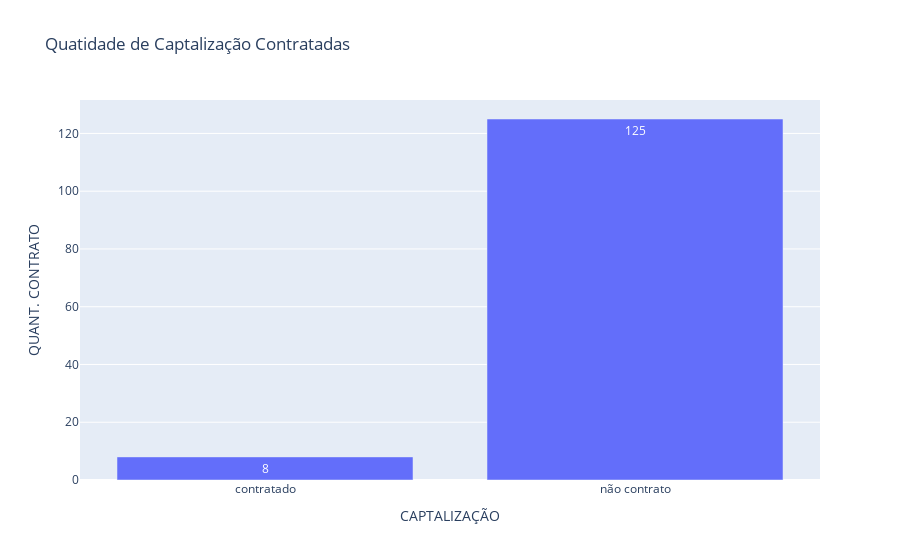

Source (notebook cell):
### Code cell
fig = px.bar(quant_cap, x='CAPTALIZAÇÃO', y='QUANT. CONTRATO',
            title='Quatidade de Captalização Contratadas')

# adicionando valores em cima da barra
fig.update_traces(text=quant_cap['QUANT. CONTRATO'], textposition='auto')

fig.show()

### Figure 1 — Plotly figure (JSON) as saved in the notebook; plotly's stock layout.template omitted (floating-point values rounded to 4 significant figures)
{"data": [{"alignmentgroup": "True", "hovertemplate": "CAPTALIZAÇÃO=%{x}<br>QUANT. CONTRATO=%{y}<extra></extra>", "legendgroup": "", "marker": {"color": "#636efa", "pattern": {"shape": ""}}, "name": "", "offsetgroup": "", "orientation": "v", "showlegend": false, "text": [8, 125], "textposition": "auto", "type": "bar", "x": ["contratado", "não contrato"], "xaxis": "x", "y": [8, 125], "yaxis": "y"}], "layout": {"barmode": "relative", "legend": {"tracegroupgap": 0}, "title": {"text": "Quatidade de Captalização Contratadas"}, "xaxis": {"anchor": "y", "autorange": true, "domain": [0, 1], "range": [-0.5, 1.5], "title": {"text": "CAPTALIZAÇÃO"}, "type": "category"}, "yaxis": {"anchor": "x", "autorange": true, "domain": [0, 1], "range": [0, 131.6], "title": {"text": "QUANT. CONTRATO"}, "type": "linear"}}}
